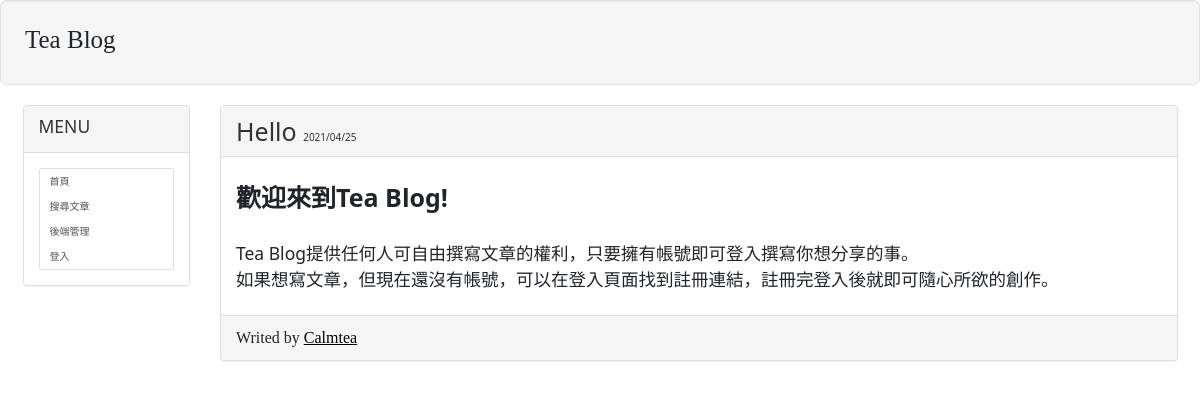
/article/10/, run on the app's committed database.
### mainsite/models.py (models this page shows, shortened)
class Write(models.Model):
    user = models.ForeignKey(User,on_delete=models.CASCADE)
    title = models.CharField(u"標題",default="",max_length=200)
    context = RichTextField(u"內容",default="")
    pub_time = models.DateTimeField(auto_now=True)

### mainsite/views.py (the view)
# urls.py: path('article/<int:id>/',showpost,name="article-url"),
def showpost(request,id):
    if request.user.is_authenticated:
        username = request.user.username
        user = User.objects.get(username=username)
    try:
        post = Write.objects.get(id=id)
        if post != None:
            return render(request,'showpost.html',locals())
    except:
        return redirect('/')

### templates/showpost.html (shortened to what this page needs)
{% extends 'base.html' %}
{% block headmessage %}
    <h1 style="display:inline;">{{post.title}}  </h1>
    <p style="display:inline;">{{post.pub_time | date:" Y/m/d"}}</p>
{% endblock %}
{% block content %}
    <p style='font-family: 微軟正黑體;font-size: 12pt;letter-spacing: 2pt;'>
        {{post.context | safe}}
    </p>
{% endblock %}

### templates/footer.html
{% block footer %}
    {% if now %}
    <p style='font-family: 微軟正黑體;font-size:12pt'>現在時間:{{now}}</p>
    {% elif post.user %}
    <p style='display:inline; font-family: 微軟正黑體;font-size:12pt'>Writed by <a href='{% url "profile-url" post.user.id%}' style='font-size:12pt;color:rgb(0, 0, 0);'>{{post.user}} </a></p>
    {% else %}
    <a href="/" style='font-family: 微軟正黑體;font-size:12pt'>回文章列表</a>
    {% endif %}
{% endblock %}

### data on the page
Write: title "Hello", pub_time "2021/04/25", context "歡迎來到Tea Blog! Tea Blog提供任何人可自由撰寫文章的權利，只要擁有帳號即可登入撰寫你想分享的事。 如果想寫文章，但現在還沒有帳號，可以在登入頁面找到註冊連結，註冊完登入後就即可隨心所欲的創作。", user "Calmtea"
